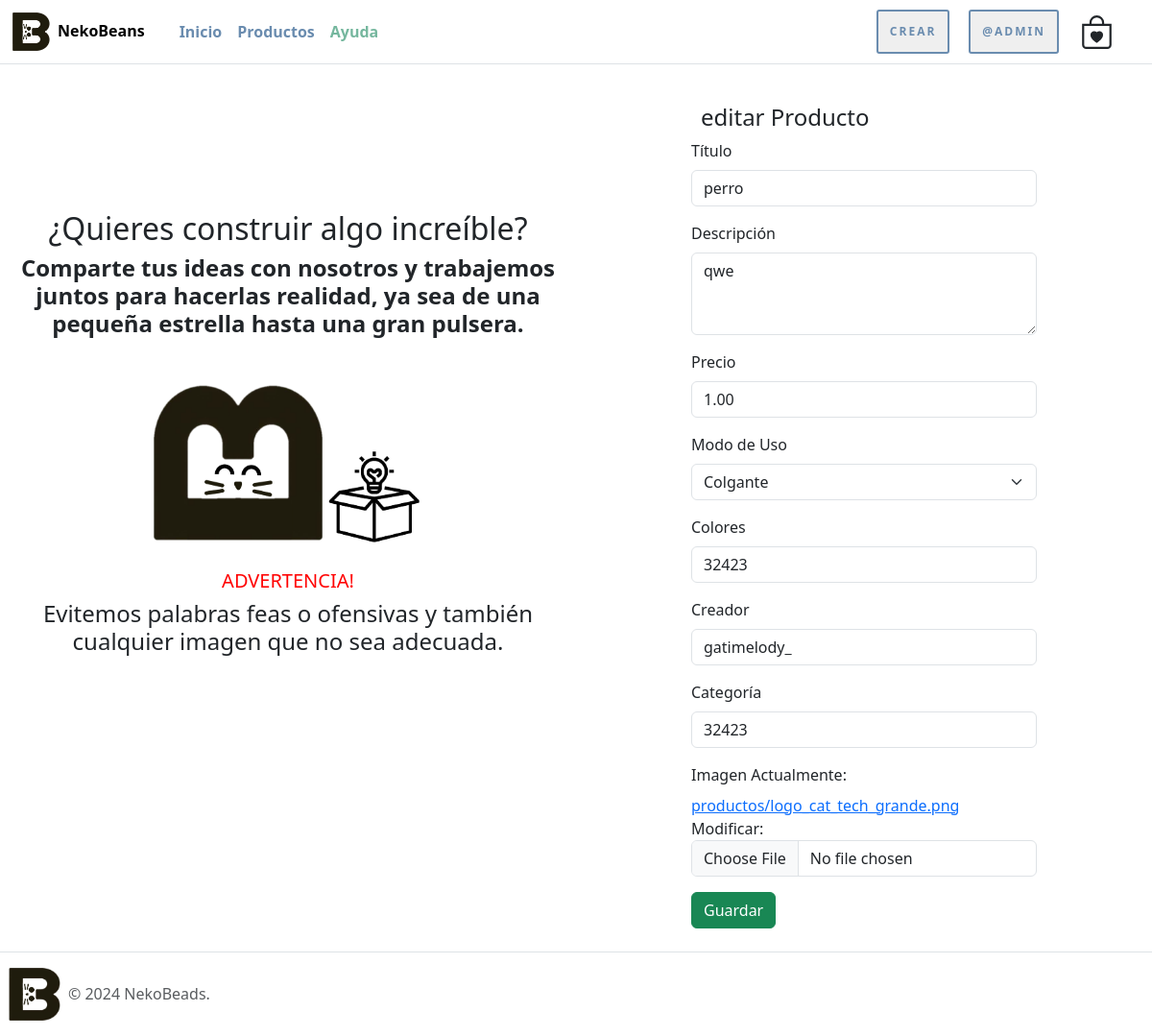
Page /modificar-producto/12/ (signed in) on the committed database.
### nekoBeansWeb/models.py (models this page shows, shortened)
class Producto(models.Model):
    titulo = models.CharField(max_length=20)
    descripcion = models.CharField(max_length=100)
    precio = models.DecimalField(max_digits=10, decimal_places=2)
    tipo_modo_uso = models.IntegerField(choices=tipo_uso, default=1)
    colores = models.CharField(max_length=200)
    creador = models.CharField(max_length=20)
    categoria = models.CharField(max_length=20)
    imagen = models.ImageField(upload_to="productos", null=True)

### nekoBeansWeb/views.py (the view)
# urls.py: path('modificar-producto/<int:id>/', modificar_producto, name='modificar_producto'),
@permission_required('nekoBeansWeb.change_producto')
def modificar_producto(request, id):
    producto = get_object_or_404(Producto, id=id)
    if request.method == 'POST':
        formulario = ProductoForm(data=request.POST, instance=producto, files=request.FILES)
        if formulario.is_valid():
            formulario.save()
            return redirect('listar_productos')
    else:
        formulario = ProductoForm(instance=producto)
    data = {
        'form': formulario,
        'producto': producto
    }
    return render(request, 'nekoBeansWeb/producto/modificar.html', data)

### nekoBeansWeb/forms.py
class ProductoForm(forms.ModelForm):
    class Meta:
        model = Producto
        fields = '__all__'
        widgets = {
            'titulo': forms.TextInput(attrs={'class': 'form-control', 'placeholder': 'Título'}),
            'descripcion': forms.Textarea(attrs={'class': 'form-control', 'rows': 3, 'placeholder': 'Descripción'}),
            'precio': forms.NumberInput(attrs={'class': 'form-control', 'placeholder': 'Precio'}),
            'tipo_modo_uso': forms.Select(attrs={'class': 'form-select'}),
            'colores': forms.TextInput(attrs={'class': 'form-control', 'placeholder': 'Colores separados por comas'}),
            'creador': forms.TextInput(attrs={'class': 'form-control', 'placeholder': 'Creador'}),
            'categoria': forms.TextInput(attrs={'class': 'form-control', 'placeholder': 'Categoría'}),
            'imagen': forms.ClearableFileInput(attrs={'class': 'form-control'}),
        }

### nekoBeansWeb/templates/nekoBeansWeb/producto/modificar.html (shortened to what this page needs)
{% extends 'nekoBeansWeb/narvar_footer.html' %}
{% load static %}
{% block contenido %}
  <div class="container-fluid mt-4 ">
    <div class="row">
        <div class="col-md-6 col-sm-12 d-flex espacio-titulo-inicio-centro">
            <div class="espacio-titulos fw-bolder">
                <h2>¿Quieres construir algo increíble?</h2>
                <div>
                    <h4 class="fw-bold">Comparte tus ideas con nosotros y trabajemos juntos para hacerlas realidad, ya sea de una pequeña estrella hasta una gran pulsera.</h4>
                </div>
                <img class="tamanologos deslizandocondegradado" src="{% static 'nekoBeansWeb/photos/imagenes_NekoBeans/icon_logo/logo_crear.png'%}" alt="icon">
                <h5 style="color: red;">ADVERTENCIA!</h5>
                <h4>Evitemos palabras feas o ofensivas y también cualquier imagen que no sea adecuada.</h4>
            </div>
        </div>
        <div class="col-md-6 col-sm-12 d-flex justify-content-center align-items-center">
            <div class="container mt-4">
                <div class="row justify-content-center">
                    <div class="col-md-8">
                        <h4 class="espacio-titulos">editar Producto</h4>
                        <form method="post" enctype="multipart/form-data">
                            <div class="mb-3">
                                <label for="id_titulo" class="form-label">Título</label>
                                {{ form.titulo }}
                            </div>
                            <div class="mb-3">
                                <label for="id_descripcion" class="form-label">Descripción</label>
                                {{ form.descripcion }}
                            </div>
                            <div class="mb-3">
                                <label for="id_precio" class="form-label">Precio</label>
                                {{ form.precio }}
                            </div>
                            <div class="mb-3">
                                <label for="id_tipo_modo_uso" class="form-label">Modo de Uso</label>
                                {{ form.tipo_modo_uso }}
                            </div>
                            <div class="mb-3">
                                <label for="id_colores" class="form-label">Colores</label>
                                {{ form.colores }}
                            </div>
                            <div class="mb-3">
                                <label for="id_creador" class="form-label">Creador</label>
                                {{ form.creador }}
                            </div>
                            <div class="mb-3">
                                <label for="id_categoria" class="form-label">Categoría</label>
                                {{ form.categoria }}
                            </div>
                            <div class="mb-3">
                                <label for="id_imagen" class="form-label">Imagen</label>
                                {{ form.imagen }}
                            </div>
                            <button type="editar" class="btn btn-success">Guardar</button>
                        </form>
                    </div>
                </div>
            </div>
        </div>
    </div>
  </div>
  {% endblock %}

### nekoBeansWeb/templates/nekoBeansWeb/narvar_footer.html (shortened to what this page needs)
<!DOCTYPE html>
<html lang="en">
<head>
    {% load static %}
    <link href="https://cdn.jsdelivr.net/npm/bootstrap@5.3.3/dist/css/bootstrap.min.css" rel="stylesheet"
>
    <link rel="stylesheet" href="{% static 'nekoBeansWeb/css/stiloPag.css' %}">
</head>
<body class="d-flex flex-column min-vh-100">
    <nav class="navbar navbar-expand-md border-bottom border-body fixed-top efecanrvar">
        <div class="container-fluid">
            <div class="d-flex align-items-center">
                <a class="navbar-brand d-flex align-items-center" href="{% url 'inicio'%}">
                    <img src="{% static 'nekoBeansWeb/photos/imagenes_NekoBeans/icon_logo/logo.png'%}" alt="icon" width="40" height="40">
                    <span class="fw-bold mb-0 h6 ms-2">NekoBeans</span>
                </a>
            </div>
            <div class="collapse navbar-collapse container-fluid" id="navbarNav">
                <ul class="navbar-nav mb-2 mb-sm-0">
                    <li class="nav-item">
                        <a class="nav-link colortextnarvar" href="{% url 'inicio'%}">Inicio</a>
                    </li>
                    <li class="nav-item">
                        <a class="nav-link colortextnarvar" href="{% url 'productos'%}">Productos</a>
                    </li>
                    <li class="nav-item">
                        <a class="nav-link colortextnarvarapartado" href="{% url 'inicio'%}#ayuda">Ayuda</a>
                    </li>
                </ul>
                <div class="ms-auto d-flex align-items-center">
                    <div class="d-flex align-items-center">
                        {% if perms.nekoBeansWeb.add_producto %}
                        <a class="nav-link me-4" href="{% url 'crear_producto'%}">
                            <button class="btnlogin">Crear</button>
                        </a>
                        {% else %}
                        <a class="nav-link me-4" href="{% url 'inicio'%}#crear">
                            <button class="btnlogin">Crear</button>
                        </a>
                        {% endif %}
                    </div>
                    <div class="d-flex align-items-center">
                        {% if user.is_authenticated %}
                        <a class="nav-link me-4" href="{% url 'perfil'%}">
                            <button class="btnlogin">@{{ user.username }}</button>
                        </a>
                        {% else %}
                            <a class="nav-link me-4" href="{% url 'login'%}">
                                <button class="btnlogin">Iniciar sesión</button>
                            </a>
                        {% endif %}
                    </div>
                    <div class="d-flex align-items-center">
                        <a class="nav-link me-3" href="{% url 'carrito'%}">
                        </a>
                    </div>
                </div>
            </div>
        </div>
    </nav>
        {% block contenido %}
        {% endblock %}
    <footer class="d-flex flex-wrap justify-content-between align-items-center py-3 mt-4 border-top">
        <div class="col-md-4 d-flex align-items-center">
            <a href="#" class="mb-3 me-2 mb-md-0 text-muted text-decoration-none lh-1">
                <img class="ms-2" src="{% static 'nekoBeansWeb/photos/imagenes_NekoBeans/icon_logo/logo.png'%}" alt="icon" width="55" height="55">
            </a>
            <span class="mb-3 mb-md-0 text-muted">© 2024 NekoBeads.</span>
        </div>
    </footer>
</body>
</html>

### nekoBeansWeb/static/nekoBeansWeb/css/stiloPag.css (style rules this page uses)
.efecanrvar { background-color: white; backdrop-filter: blur(10px); -webkit-backdrop-filter: blur(10px); background-color: rgba(255, 255, 255, 0.8); }
.espacio-titulo-inicio-centro { padding: 135px 10px 100px; text-align: center; }
.espacio-titulos { max-width: 940px; padding: 60px 10px 0px; }
.tamanologos { margin-top: 40px; max-width: 50%; }
.colortextnarvar { color: #6A8CAF; font-weight: bold; }
.colortextnarvarapartado { color: #75B79E; font-weight: bold; }
.deslizandocondegradado { animation: moveWithDegrade 2s cubic-bezier(0.42, 0, 0.58, 1) 1; }
.btnlogin { padding: 1em 1em; border: none; border-radius: 1px; font-weight: bold; letter-spacing: 2px; text-transform: uppercase; cursor: pointer; color: #6A8CAF; transition: all 1000ms; font-size: 12px; position: relative; overflow: hidden; outline: 2px solid #6A8CAF; }
.btnlogin::before { content: ""; position: absolute; left: -50px; top: 0; width: 0; height: 100%; background-color: #75B79E; transform: skewX(45deg); z-index: -1; transition: width 1000ms; }

### rows in the picture
Producto: titulo "perro", descripcion "qwe", precio "1.00", tipo_modo_uso "Colgante", colores "32423", creador "gatimelody_", categoria "32423"

### other values in the picture
{{ user.username }} "ADMIN"
